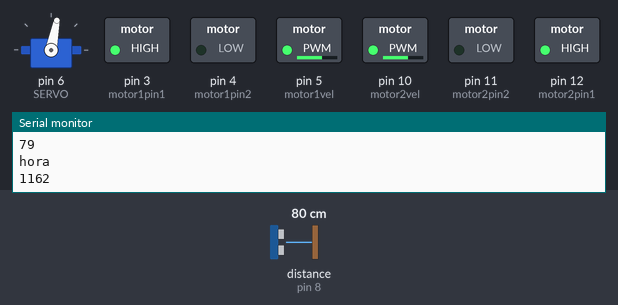
Recording of a sketch running on a simulated Arduino Uno, built with avr-gcc and run on an emulated ATmega328P. Parts: servo, switched loads named in the sketch (green lamp = pin HIGH), the last lines printed to the serial monitor. Wiring (inferred from the names in the program): ultrasonic range finder: trigger pin 9; echo pin 8. Dashed ring = blinking. The inputs (shaded band) are chosen by the test bench; at power-on: distance to the obstacle (sensor on pin 8) 80 cm. The echo pulse lasts 58.3 µs per cm; pins used as bus, display or sensor lines are not drawn.

Above: at 1.2 s.
1.3 s: distance to the obstacle (sensor on pin 8) set to 35 cm
At 1.7 s:
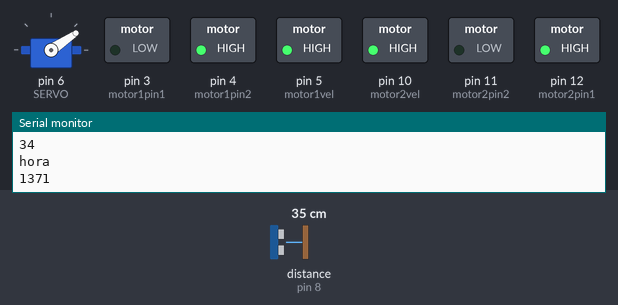
4.3 s: distance to the obstacle (sensor on pin 8) set to 18 cm
At 4.9 s:
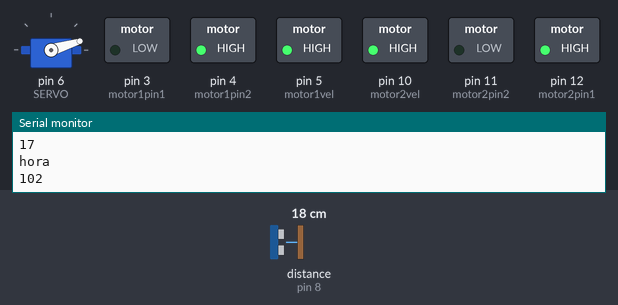
6.1 s: distance to the obstacle (sensor on pin 8) set to 60 cm
At 6.4 s:
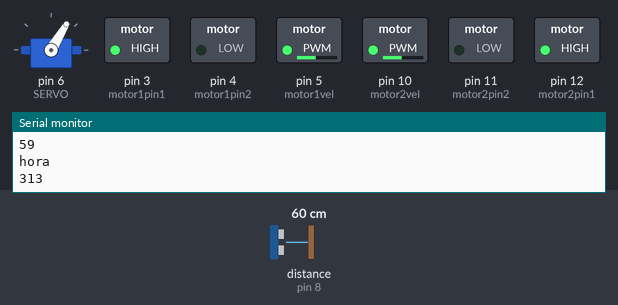
9.1 s: distance to the obstacle (sensor on pin 8) set to 120 cm
At 10.3 s:
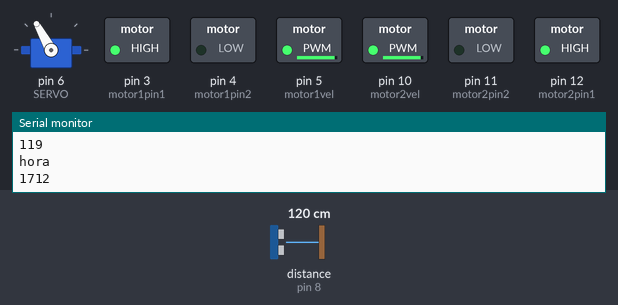
10.6 s: distance to the obstacle (sensor on pin 8) set to 250 cm
At 11.3 s:
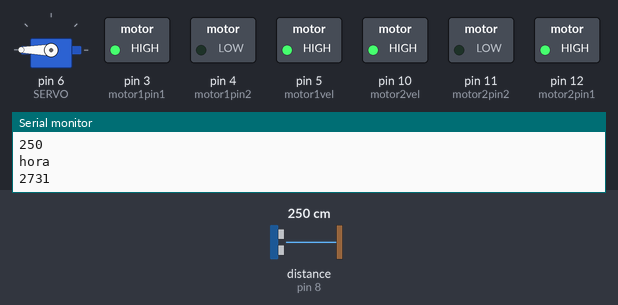
Timing chart, 0 to 13.1 s (numbered marks = the images above; inputs shaded):
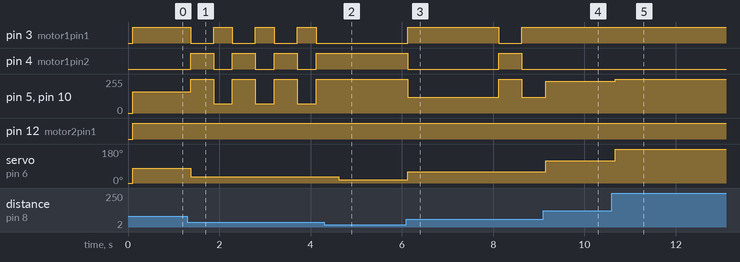

Measured:
- after the input at 1.3 s, servo on pin 6 (SERVO): 79° → 34° after 0.07 s
- after the input at 4.3 s, pin 3 (motor1pin1): stops changing and stays LOW; pin 4 (motor1pin2): stops changing and stays HIGH; pin 5 (motor1vel), pin 10 (motor2vel): stops changing and stays 255/255; servo on pin 6 (SERVO): 34° → 17° after 0.32 s
- after the input at 6.1 s, pin 3 (motor1pin1): LOW → HIGH at once, → LOW 2.0 s later, → HIGH 0.50 s later; pin 4 (motor1pin2): HIGH → LOW at once, → HIGH 2.0 s later, → LOW 0.50 s later; pin 5 (motor1vel), pin 10 (motor2vel): 255/255 → 118/255 at once, → 255/255 2.0 s later, → 118/255 0.50 s later; servo on pin 6 (SERVO): 17° → 59° at once
- after the input at 9.1 s, pin 5 (motor1vel), pin 10 (motor2vel): 118/255 → 238/255 after 0.05 s; servo on pin 6 (SERVO): 59° → 119° after 0.05 s
- after the input at 10.6 s, pin 5 (motor1vel), pin 10 (motor2vel): 238/255 → 255/255 after 0.07 s; servo on pin 6 (SERVO): 119° → 180° after 0.07 s
- by itself, pin 3 (motor1pin1): alternates HIGH for 0.41 s and LOW for 0.50 s
- by itself, pin 4 (motor1pin2): alternates HIGH for 0.50 s and LOW for 0.41 s
- by itself, pin 5 (motor1vel), pin 10 (motor2vel): alternates 255/255 for 0.50 s and 68/255 for 0.41 s

The sketch:

motor2.ino
```cpp
#include <Servo.h>

#define SERVO 6

#define LEDPin 13

int trigPin = 9;
int echoPin = 8;
int led = 3;
int velocidade = 50;
int motor1pin1 = 3;
int motor1pin2 = 4;
int motor1vel = 5;
int motor2pin1 = 12;
int motor2pin2 = 11;
int motor2vel = 10;

Servo s;

unsigned long time;
// the setup routine runs once when you press reset:
void setup() {
  s.attach(SERVO);
  Serial.begin(9600);
  s.write(0);
  // initialize the digital pin as an output.
  pinMode(motor1pin1, OUTPUT);
  pinMode(motor1pin2, OUTPUT);
  pinMode(motor1vel, OUTPUT);
  pinMode(motor2pin1, OUTPUT);
  pinMode(motor2pin2, OUTPUT);
  pinMode(motor2vel, OUTPUT);
  pinMode(trigPin, OUTPUT);
  pinMode(echoPin, INPUT);
  time = millis();

}

void motor(long dist) {

  velocidade = dist * 2;

  if (velocidade > 255){
    velocidade = 255;
  }
  Serial.println("hora");

  unsigned long distanciaparada = 0.0;
  //Serial.println(millis());
  unsigned long tempoDesdeVirar = millis() - time;
  Serial.println(tempoDesdeVirar);
  if (tempoDesdeVirar > 2000)
    distanciaparada = 100;
  else
    distanciaparada = 30 + (tempoDesdeVirar / 100);

  if (dist < distanciaparada){

    digitalWrite(motor1pin1, LOW);
    digitalWrite(motor1pin2, HIGH);
    velocidade = 255;
    digitalWrite(motor2pin1, HIGH);
    digitalWrite(motor2pin2, LOW);
    analogWrite(motor1vel, velocidade);
    analogWrite(motor2vel, velocidade);
    delay(400);
    time = millis();
  }  else {
    digitalWrite(motor1pin1, HIGH);
    digitalWrite(motor1pin2, LOW);
    digitalWrite(motor2pin1, HIGH);
    digitalWrite(motor2pin2, LOW);
  }

  //if (dist < 20){
  //  digitalWrite(3, HIGH);
  //  digitalWrite(4, HIGH);
  //}
  //s.write(dist);
  //Serial.println(dist);
  analogWrite(motor1vel, velocidade);
  analogWrite(motor2vel, velocidade);

  //delay(300);

}

long sensordistancia() {
  long duration, distance;
  digitalWrite(trigPin, LOW);
  delayMicroseconds(2);
  digitalWrite(trigPin, HIGH);
  delayMicroseconds(10);
  digitalWrite(trigPin, LOW);
  duration = pulseIn(echoPin, HIGH);

  distance = (duration/2) / 29.1;
  return distance;
}

// the loop routine runs over and over again forever:
void loop() {
  delay(100);
  long distancia = sensordistancia();
  Serial.println(distancia);
  s.write(distancia);
  motor(distancia);
  //Serial.println(sensordistancia());
}
```
